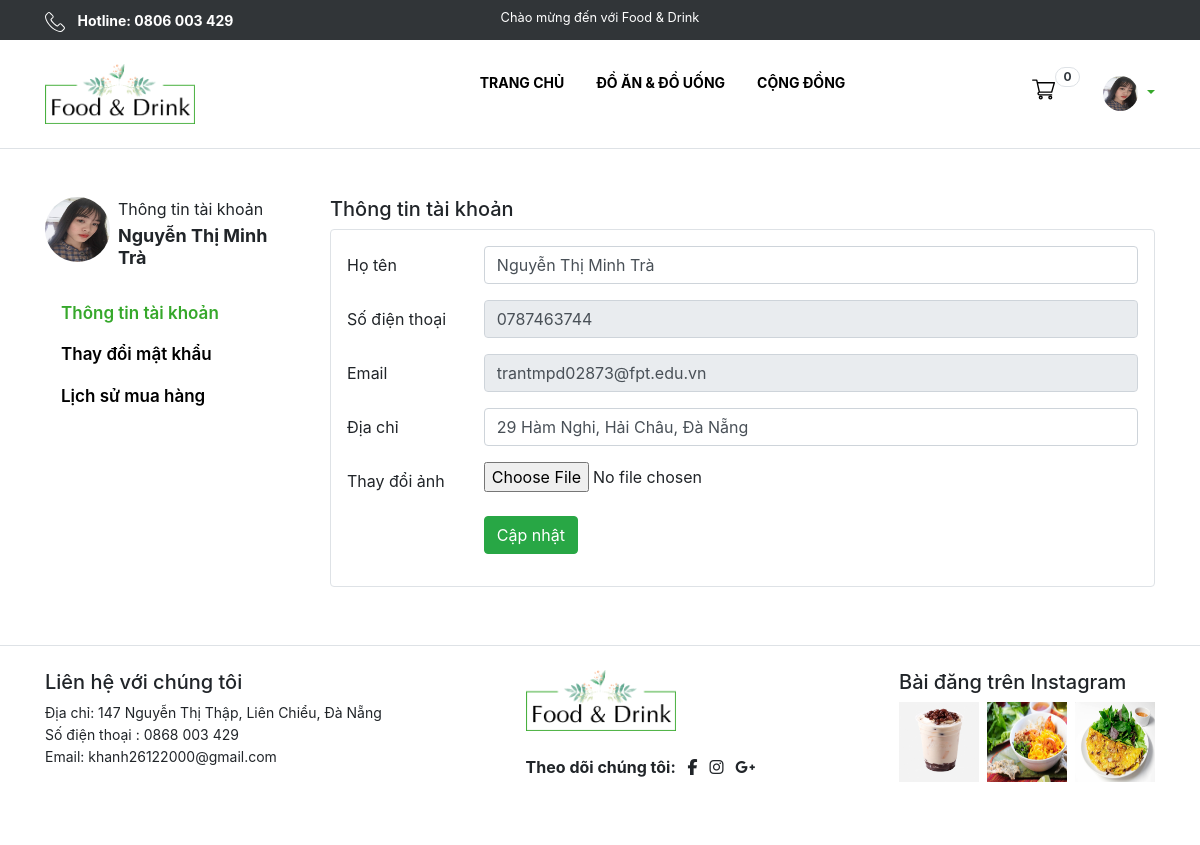
The app's page /site/account/index.php (signed in) with its own data.
### tables this page shows
CREATE TABLE `customers` (
  `id_customer` varchar(100) NOT NULL,
  `password` varchar(120) NOT NULL,
  `name_customer` varchar(100) NOT NULL,
  `gender` varchar(6) NOT NULL,
  `img_customer` varchar(120) NOT NULL,
  `email` varchar(110) NOT NULL,
  `phone` varchar(11) NOT NULL,
  `address` text NOT NULL,
  `role` int(2) NOT NULL
);

### site/account/index.php (called while the page is built, shortened)
<?php
    require '../../global.php';
    $customer = selectCustomerId($_SESSION['id_customer']);
    require '../layout.php';
?>

### global.php (called while the page is built, shortened)
<?php
    require 'DAO/functionCustomer.php';
    $URL = "/du-an-1";
    $URL_IMG = $URL . '/images';
?>

### DAO/functionCustomer.php (called while the page is built, shortened)
<?php
    require_once 'database.php';
    function selectCustomerId($id_customer) {
        global $db;
        $select = "SELECT * FROM customers WHERE id_customer = '$id_customer' ";
        $customers = $db->query($select);
        return $customers->fetch();
    }
?>

### site/account/viewAccount.php (the view, shortened to what this page needs)
<div class="container">
    <div class="row mt-5" style="min-height: 400px">
        <div class="col-12 col-md-3">
            <div class="d-flex">
                <img src="<?= $URL_IMG ?>/imgCustomers/<?= $customer['img_customer'] ?>" class="rounded-circle" width="65px" height="65px">
                <div class="ml-2">
                    <p class="mb-1">Thông tin tài khoản</p>
                    <h6 style="font-size: 18px" class="font-weight-bold"><?= $customer['name_customer'] ?></h6>
                </div>
            </div>
            <div class="nav flex-column nav-pills mt-3 mb-4" id="account" role="tablist" aria-orientation="vertical">
                <a class="nav-link active" id="v-pills-home-tab" data-toggle="pill" href="#v-pills-profile" role="tab" aria-controls="v-pills-home" aria-selected="true" style="font-size: 17px;">Thông tin tài khoản</a>
                <a class="nav-link" id="v-pills-password-tab" data-toggle="pill" href="#v-pills-password" role="tab" aria-controls="v-pills-password" aria-selected="false" style="font-size: 17px;">Thay đổi mật khẩu</a>
                <a class="nav-link" id="v-pills-buy-tab" data-toggle="pill" href="#v-pills-buy" role="tab" aria-controls="v-pills-buy" aria-selected="false" style="font-size: 17px;">Lịch sử mua hàng</a>
            </div>
        </div>
        <div class="col-12 col-md-9">
            <div class="tab-content" id="account">
                <div class="tab-pane fade show active" id="v-pills-profile" role="tabpanel" aria-labelledby="v-pills-home-tab">
                    <h5>Thông tin tài khoản</h5>
                    <div class="border bg-white rounded  p-3">
                        <form action="index.php" method="POST" enctype="multipart/form-data">
                            <div class="form-group row">
                                <label for="name" class="col-sm-2 col-form-label">Họ tên </label>
                                <div class="col-sm-10">
                                    <input type="text" class="form-control" name="name_customer" id="name" value="<?= $customer['name_customer'] ?>">
                                </div>
                            </div>
                            <div class="form-group row">
                                <label for="phone" class="col-sm-2 col-form-label">Số điện thoại</label>
                                <div class="col-sm-10">
                                    <input type="text" class="form-control" id="phone" value="<?= $customer['phone'] ?>" readonly>
                                </div>
                            </div>
                            <div class="form-group row">
                                <label for="email" class="col-sm-2 col-form-label">Email</label>
                                <div class="col-sm-10">
                                    <input type="text" class="form-control" id="email" value="<?= $customer['email'] ?>" readonly>
                                </div>
                            </div>
                            <div class="form-group row">
                                <label for="address" class="col-sm-2 col-form-label">Địa chỉ</label>
                                <div class="col-sm-10">
                                    <input type="text" class="form-control" id="address" name="address" value="<?= $customer['address'] ?>">
                                </div>
                            </div>
                            <div class="form-group row">
                                <label for="img" class="col-sm-2 col-form-label">Thay đổi ảnh</label>
                                <div class="col-sm-10">
                                    <input type="file" name="img_customer" class="form-control-file" id="img">
                                </div>
                            </div>
                            <div class="form-group row">
                                <div class="col-sm-2"></div>
                                <div class="col-sm-10">
                                    <input type="submit" name="changeProfile" class="btn btn-success" value="Cập nhật">
                                </div>
                            </div>
                        </form>
                    </div>
                </div>
            </div>
        </div>
    </div>
</div>

### css/index.css (style rules this page uses)
body { margin: 0; padding: 0; }

### css/viewProduct.css (style rules this page uses)
.nav-pills .nav-link { color: #000; font-weight: 600; font-size: 19px; }
.nav-pills .nav-link.active { color: #36A82B; background: none; }

### records on screen
customers: img_customer (picture), name_customer "Nguyễn Thị Minh Trà", phone "0787463744", email "trantmpd02873@fpt.edu.vn", address "29 Hàm Nghi, Hải Châu, Đà Nẵng"
